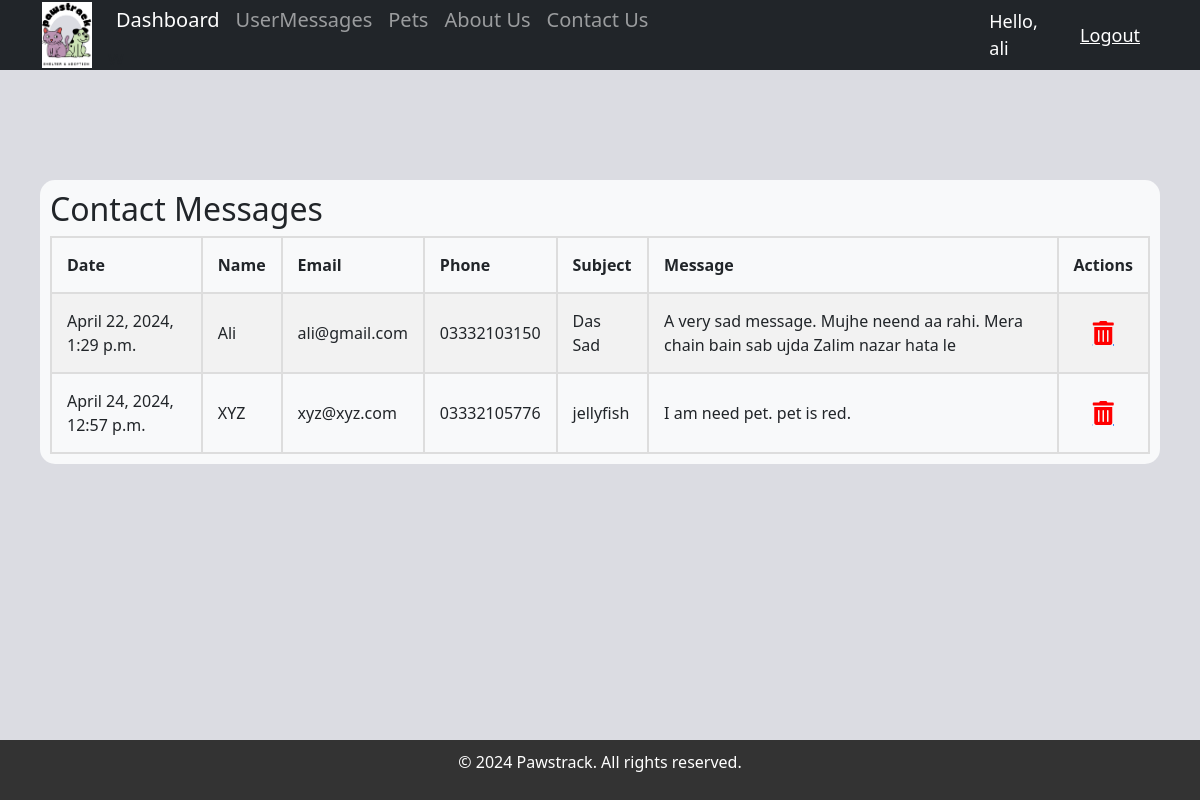
Screenshot of /messages/ (signed in) with the database file from the repository.
### accounts/models.py (models this page shows, shortened)
class ContactMessage(models.Model):
	name = models.CharField(max_length=200, null=False)
	email = models.CharField(max_length=200, null=False)
	subject = models.CharField(max_length=200, null=False)
	message = models.TextField(null=False)
	date_created = models.DateTimeField(auto_now_add=True, null=True)
	phone = models.CharField(max_length=200, null=True)

### accounts/views.py (the view)
# urls.py: path('messages/', views.viewMessages, name='messages'),
@login_required(login_url='login')
def viewMessages(request):
	messages = ContactMessage.objects.all()
	context = {'messages': messages}
	return render(request, 'accounts/messages.html', context)

### accounts/templates/accounts/messages.html (shortened to what this page needs)
{% extends 'accounts/main.html' %}
{% load static %}
{% block content %}
    <div class="container">
        <div class="section-container">
            <h2>Contact Messages</h2>
            <table>
                <tr>
                    <th>Date</th>
                    <th>Name</th>
                    <th>Email</th>
                    <th>Phone</th>
                    <th>Subject</th>
                    <th>Message</th>
                    <th>Actions</th>
                </tr>
                {% for message in messages %}
                <tr>
                    <td>{{ message.date_created }}</td>
                    <td>{{ message.name }}</td>
                    <td>{{ message.email }}</td>
                    <td>{{ message.phone }}</td>
                    <td>{{ message.subject }}</td>
                    <td>{{ message.message }}</td>
                    <td>
                        <a href="{% url 'message_delete' message.id %}" class="delete-link"><i class="fas fa-trash-alt delete-icon" style="color:red;"></i></a>
                    </td>
                </tr>
                {% endfor %}
            </table>
        </div>
    </div>
{% endblock %}

### accounts/templates/accounts/navbar.html (shortened to what this page needs)
{% load static %}
<nav class="navbar navbar-expand-lg navbar-dark bg-dark">
  <div class="container-fluid">
    <a class="navbar-brand" href="{% url 'home' %}">
      <img width="50" src="{% static 'images/PAWS.png' %}">
    </a>
    <div class="collapse navbar-collapse" id="navbarNav">
      <ul class="navbar-nav">
        {% if request.user.is_staff %}
        <li class="nav-item">
          <a class="nav-link active" aria-current="page" href="{% url 'home' %}">Dashboard</a>w
          <li class="nav-item">
            <a class="nav-link" href="{% url 'messages' %}">UserMessages</a>
          </li>
          <li class="nav-item">
            <a href="{% url 'pet_list' %}" class="nav-link">Pets</a>
          </li>
        </li>
        {% endif %}
        <li class="nav-item">
          <a class="nav-link" href="{% url 'about' %}">About Us</a>
        </li>
        <li class="nav-item">
          <a class="nav-link" href="{% url 'contact' %}">Contact Us</a>
        </li>
      </ul>
    </div>
  </div>
  <span class="hello-msg">Hello, {{request.user}}</span>
  <span><a class="hello-msg" href="{% url 'logout' %}">Logout</a></span>
</nav>

### static/css/main.css (style rules this page uses)
body { background-color: #dbdce2; }

### accounts/templates/accounts/navbar.html (style rules this page uses)
.hello-msg { font-size: 18px; color: #fff; margin-right: 30px; }
.navbar { width: 100%; height: 70px; top: 0; display: flex; justify-content: space-between; align-items: center; font-size: 20px; padding: 0 30px; }

### accounts/templates/accounts/messages.html (style rules this page uses)
body { margin: 0; padding: 0; }
.container { display: flex; justify-content: space-between; margin: 0 auto; width: 100%; padding: 10px; margin-top: 100px; margin-bottom: 10px; }
.section-container { width: 100%; padding: 10px; background-color: #f8f9fa; border-radius: 15px; }
.delete-icon { font-size: 24px; text-align: center; display: block; color: red; }
table { width: 100%; max-width: 100%; border-collapse: collapse; }
table, th, td { border: 2px solid #ddd; padding: 15px; word-wrap: break-word; overflow-wrap: break-word; }
table tr:nth-child(even) { background-color: #f2f2f2; }

### rows the page displays
ContactMessage: date_created "April 22, 2024, 1:29 p.m.", name "Ali", email "ali@gmail.com", phone "03332103150", subject "Das Sad", message "A very sad message. Mujhe neend aa rahi. Mera chain bain sab ujda Zalim nazar hata le"
ContactMessage: date_created "April 24, 2024, 12:57 p.m.", name "XYZ", email "xyz@xyz.com", phone "03332105776", subject "jellyfish", message "I am need pet. pet is red."

### other values shown
{{ request.user }} "ali"
